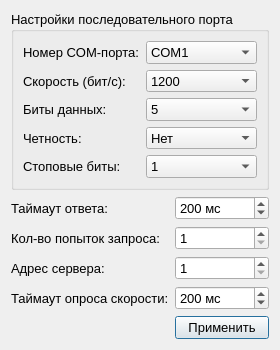
<?xml version="1.0" encoding="UTF-8"?>
<ui version="4.0">
 <class>SettingsDialog</class>
 <widget class="QDialog" name="SettingsDialog">
  <property name="geometry">
   <rect>
    <x>0</x>
    <y>0</y>
    <width>280</width>
    <height>350</height>
   </rect>
  </property>
  <property name="minimumSize">
   <size>
    <width>280</width>
    <height>350</height>
   </size>
  </property>
  <property name="font">
   <font>
    <family>Segoe UI</family>
    <pointsize>10</pointsize>
    <stylestrategy>PreferAntialias</stylestrategy>
    <kerning>true</kerning>
   </font>
  </property>
  <property name="windowTitle">
   <string>Настройки modbus</string>
  </property>
  <property name="windowIcon">
   <iconset resource="master.qrc">
    <normaloff>:/settings.png</normaloff>:/settings.png</iconset>
  </property>
  <layout class="QGridLayout" name="gridLayout">
   <item row="3" column="1">
    <widget class="QSpinBox" name="serverAddressSpinBox">
     <property name="minimum">
      <number>1</number>
     </property>
     <property name="maximum">
      <number>255</number>
     </property>
    </widget>
   </item>
   <item row="1" column="1">
    <widget class="QSpinBox" name="timeoutSpinner">
     <property name="accelerated">
      <bool>true</bool>
     </property>
     <property name="suffix">
      <string> мс</string>
     </property>
     <property name="minimum">
      <number>-1</number>
     </property>
     <property name="maximum">
      <number>5000</number>
     </property>
     <property name="singleStep">
      <number>20</number>
     </property>
     <property name="value">
      <number>200</number>
     </property>
    </widget>
   </item>
   <item row="1" column="0">
    <widget class="QLabel" name="label">
     <property name="text">
      <string>Таймаут ответа:</string>
     </property>
    </widget>
   </item>
   <item row="6" column="1">
    <widget class="QPushButton" name="applyButton">
     <property name="text">
      <string>Применить</string>
     </property>
    </widget>
   </item>
   <item row="2" column="0">
    <widget class="QLabel" name="label_6">
     <property name="text">
      <string>Кол-во попыток запроса:</string>
     </property>
    </widget>
   </item>
   <item row="2" column="1">
    <widget class="QSpinBox" name="retriesSpinner">
     <property name="suffix">
      <string/>
     </property>
     <property name="minimum">
      <number>1</number>
     </property>
     <property name="maximum">
      <number>10</number>
     </property>
     <property name="value">
      <number>1</number>
     </property>
    </widget>
   </item>
   <item row="3" column="0">
    <widget class="QLabel" name="label_8">
     <property name="text">
      <string>Адрес сервера:</string>
     </property>
    </widget>
   </item>
   <item row="5" column="1">
    <spacer name="verticalSpacer">
     <property name="orientation">
      <enum>Qt::Vertical</enum>
     </property>
     <property name="sizeHint" stdset="0">
      <size>
       <width>20</width>
       <height>43</height>
      </size>
     </property>
    </spacer>
   </item>
   <item row="0" column="0" colspan="2">
    <widget class="QGroupBox" name="groupBox">
     <property name="title">
      <string>Hастройки последовательного порта</string>
     </property>
     <layout class="QGridLayout" name="gridLayout_2">
      <item row="3" column="1">
       <widget class="QComboBox" name="dataBitsCombo">
        <item>
         <property name="text">
          <string>5</string>
         </property>
        </item>
        <item>
         <property name="text">
          <string>6</string>
         </property>
        </item>
        <item>
         <property name="text">
          <string>7</string>
         </property>
        </item>
        <item>
         <property name="text">
          <string>8</string>
         </property>
        </item>
       </widget>
      </item>
      <item row="5" column="0">
       <widget class="QLabel" name="label_5">
        <property name="text">
         <string>Стоповые биты:</string>
        </property>
       </widget>
      </item>
      <item row="0" column="1">
       <widget class="QComboBox" name="setSerialPort">
        <item>
         <property name="text">
          <string>COM1</string>
         </property>
        </item>
        <item>
         <property name="text">
          <string>COM2</string>
         </property>
        </item>
        <item>
         <property name="text">
          <string>COM3</string>
         </property>
        </item>
        <item>
         <property name="text">
          <string>COM4</string>
         </property>
        </item>
        <item>
         <property name="text">
          <string>COM5</string>
         </property>
        </item>
        <item>
         <property name="text">
          <string>COM6</string>
         </property>
        </item>
        <item>
         <property name="text">
          <string>COM7</string>
         </property>
        </item>
        <item>
         <property name="text">
          <string>COM8</string>
         </property>
        </item>
        <item>
         <property name="text">
          <string>COM9</string>
         </property>
        </item>
        <item>
         <property name="text">
          <string>COM10</string>
         </property>
        </item>
       </widget>
      </item>
      <item row="0" column="0">
       <widget class="QLabel" name="label_7">
        <property name="text">
         <string>Номер COM-порта:</string>
        </property>
       </widget>
      </item>
      <item row="2" column="1">
       <widget class="QComboBox" name="baudCombo">
        <item>
         <property name="text">
          <string>1200</string>
         </property>
        </item>
        <item>
         <property name="text">
          <string>2400</string>
         </property>
        </item>
        <item>
         <property name="text">
          <string>4800</string>
         </property>
        </item>
        <item>
         <property name="text">
          <string>9600</string>
         </property>
        </item>
        <item>
         <property name="text">
          <string>19200</string>
         </property>
        </item>
        <item>
         <property name="text">
          <string>38400</string>
         </property>
        </item>
        <item>
         <property name="text">
          <string>57600</string>
         </property>
        </item>
        <item>
         <property name="text">
          <string>115200</string>
         </property>
        </item>
       </widget>
      </item>
      <item row="3" column="0">
       <widget class="QLabel" name="label_4">
        <property name="text">
         <string>Биты данных:</string>
        </property>
       </widget>
      </item>
      <item row="2" column="0">
       <widget class="QLabel" name="label_3">
        <property name="text">
         <string>Скорость (бит/с):</string>
        </property>
       </widget>
      </item>
      <item row="5" column="1">
       <widget class="QComboBox" name="stopBitsCombo">
        <item>
         <property name="text">
          <string>1</string>
         </property>
        </item>
        <item>
         <property name="text">
          <string>3</string>
         </property>
        </item>
        <item>
         <property name="text">
          <string>2</string>
         </property>
        </item>
       </widget>
      </item>
      <item row="4" column="0">
       <widget class="QLabel" name="label_2">
        <property name="text">
         <string>Четность:</string>
        </property>
       </widget>
      </item>
      <item row="4" column="1">
       <widget class="QComboBox" name="parityCombo">
        <item>
         <property name="text">
          <string>Нет</string>
         </property>
        </item>
        <item>
         <property name="text">
          <string>Четный</string>
         </property>
        </item>
        <item>
         <property name="text">
          <string>Нечетный</string>
         </property>
        </item>
        <item>
         <property name="text">
          <string>Пробел</string>
         </property>
        </item>
        <item>
         <property name="text">
          <string>Маркер</string>
         </property>
        </item>
       </widget>
      </item>
     </layout>
    </widget>
   </item>
   <item row="4" column="1">
    <widget class="QSpinBox" name="timeoutSpeed">
     <property name="accelerated">
      <bool>true</bool>
     </property>
     <property name="suffix">
      <string> мс</string>
     </property>
     <property name="minimum">
      <number>-1</number>
     </property>
     <property name="maximum">
      <number>5000</number>
     </property>
     <property name="singleStep">
      <number>20</number>
     </property>
     <property name="value">
      <number>200</number>
     </property>
    </widget>
   </item>
   <item row="4" column="0">
    <widget class="QLabel" name="label_9">
     <property name="text">
      <string>Таймаут опроса скорости:</string>
     </property>
    </widget>
   </item>
  </layout>
 </widget>
 <resources>
  <include location="master.qrc"/>
 </resources>
 <connections/>
</ui>
